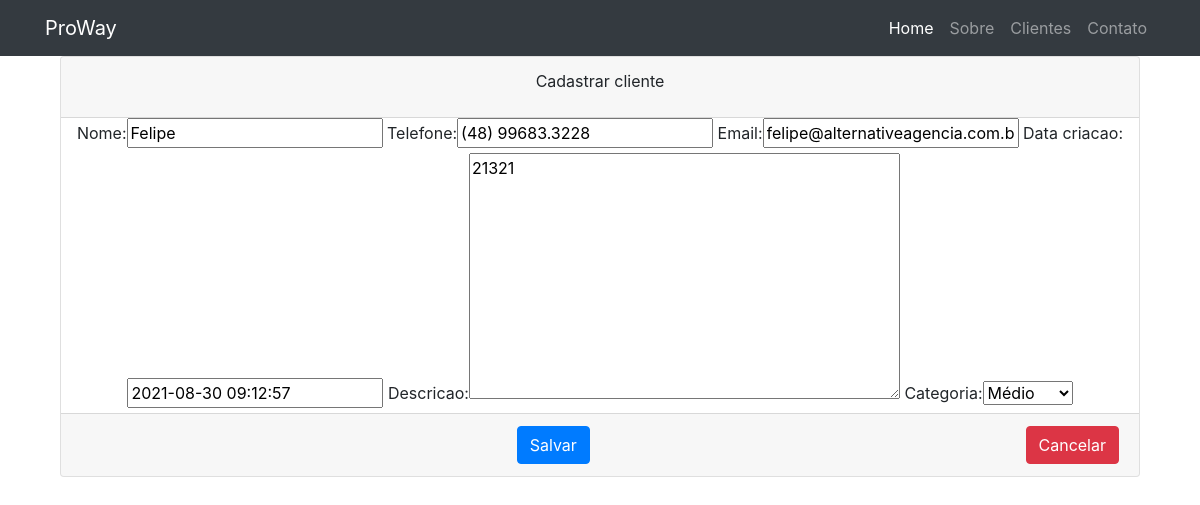
Page /cliente/edit/11/ on the committed database.
### cliente/models.py (models this page shows, shortened)
class Cliente(models.Model):
    nome = models.CharField(max_length=100)
    telefone = models.CharField(max_length=25)
    email = models.CharField(max_length=100)
    data_criacao = models.DateTimeField(default=timezone.now)
    descricao = models.TextField(blank=True)
    categoria = models.ForeignKey(Categoria, on_delete=models.DO_NOTHING)

class Categoria(models.Model):
    nome = models.CharField(max_length=255)
    def __str__(self):
        return self.nome

### cliente/views.py (the view)
# urls.py: path('edit/<int:pk>/', views.edit, name="edit"),
def edit(request, pk):
    cliente = Cliente.objects.get(pk=pk)
    form = ClienteForm(instance=cliente)
    return render(request, 'cliente/form.html', {'cliente': cliente, 'form': form})

### cliente/form.py
class ClienteForm(ModelForm):
    class Meta:
        model = Cliente
        fields = "__all__"

### cliente/templates/cliente/form.html (shortened to what this page needs)
{% extends 'base.html' %}
{% block content %}
    <div class="col-lg-12 center">
        <div class="card card-primary">
            <div class="card-header">
                <div class="card-title">
                    Cadastrar cliente
                </div>
            </div>
            <form action="{% if cliente %}/cliente/update/{{ cliente.id }}/{% else %}/cliente/create/{% endif %}" method="POST">
                {{form}}
                <div class="card-footer">
                    <button type="submit" class="btn btn-primary">Salvar</button>
                    <a href="{% url 'cliente' %}" class="btn btn-danger float-right"
                    >Cancelar</a
                    >
                </div>
            </form>
        </div>
    </div>
{% endblock %}

### rows in the picture
Cliente: nome "Felipe", telefone "(48) 99683.3228", email "felipe@alternativeagencia.com.br", data_criacao "2021-08-30 09:12:57", descricao "21321", categoria "Médio"
